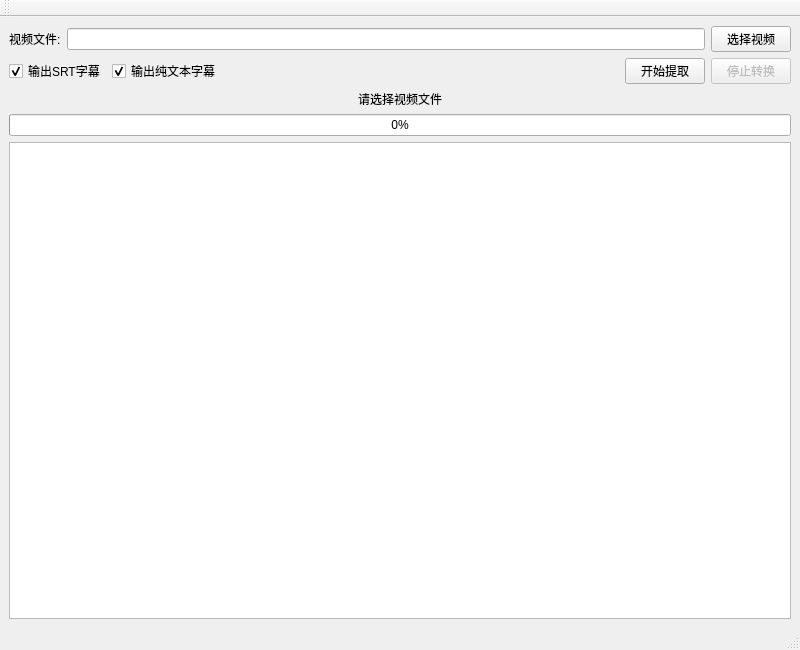
<?xml version="1.0" encoding="UTF-8"?>
<ui version="4.0">
 <class>MainWindow</class>
 <widget class="QMainWindow" name="MainWindow">
  <property name="geometry">
   <rect>
    <x>0</x>
    <y>0</y>
    <width>800</width>
    <height>650</height>
   </rect>
  </property>
  <property name="windowTitle">
   <string>视频字幕提取工具</string>
  </property>
  <widget class="QWidget" name="centralWidget">
   <layout class="QVBoxLayout" name="verticalLayout">
    <item>
     <layout class="QHBoxLayout" name="horizontalLayout_2">
      <item>
       <widget class="QLabel" name="label">
        <property name="text">
         <string>视频文件:</string>
        </property>
       </widget>
      </item>
      <item>
       <widget class="QLineEdit" name="videoPathLineEdit">
        <property name="readOnly">
         <bool>true</bool>
        </property>
       </widget>
      </item>
      <item>
       <widget class="QPushButton" name="selectVideoButton">
        <property name="text">
         <string>选择视频</string>
        </property>
       </widget>
      </item>
     </layout>
    </item>
    <item>
     <layout class="QHBoxLayout" name="horizontalLayout">
      <item>
       <widget class="QCheckBox" name="srtCheckBox">
        <property name="text">
         <string>输出SRT字幕</string>
        </property>
        <property name="checked">
         <bool>true</bool>
        </property>
       </widget>
      </item>
      <item>
       <widget class="QCheckBox" name="txtCheckBox">
        <property name="text">
         <string>输出纯文本字幕</string>
        </property>
        <property name="checked">
         <bool>true</bool>
        </property>
       </widget>
      </item>
      <item>
       <spacer name="horizontalSpacer">
        <property name="orientation">
         <enum>Qt::Horizontal</enum>
        </property>
        <property name="sizeHint" stdset="0">
         <size>
          <width>40</width>
          <height>20</height>
         </size>
        </property>
       </spacer>
      </item>
      <item>
       <widget class="QPushButton" name="startButton">
        <property name="text">
         <string>开始提取</string>
        </property>
       </widget>
      </item>
      <item>
       <widget class="QPushButton" name="stopButton">
        <property name="text">
         <string>停止转换</string>
        </property>
        <property name="enabled">
         <bool>false</bool>
        </property>
       </widget>
      </item>
     </layout>
    </item>
    <item>
     <widget class="QLabel" name="statusLabel">
      <property name="text">
       <string>请选择视频文件</string>
      </property>
      <property name="alignment">
       <set>Qt::AlignCenter</set>
      </property>
     </widget>
    </item>
    <item>
     <widget class="QProgressBar" name="progressBar">
      <property name="value">
       <number>0</number>
      </property>
     </widget>
    </item>
    <item>
     <widget class="QTextEdit" name="logTextEdit">
      <property name="readOnly">
       <bool>true</bool>
      </property>
     </widget>
    </item>
   </layout>
  </widget>
  <widget class="QMenuBar" name="menuBar">
   <property name="geometry">
    <rect>
     <x>0</x>
     <y>0</y>
     <width>800</width>
     <height>26</height>
    </rect>
   </property>
  </widget>
  <widget class="QToolBar" name="toolBar">
   <attribute name="toolBarArea">
    <enum>TopToolBarArea</enum>
   </attribute>
   <attribute name="toolBarBreak">
    <bool>false</bool>
   </attribute>
  </widget>
  <widget class="QStatusBar" name="statusBar"/>
 </widget>
 <resources/>
 <connections/>
</ui>    
